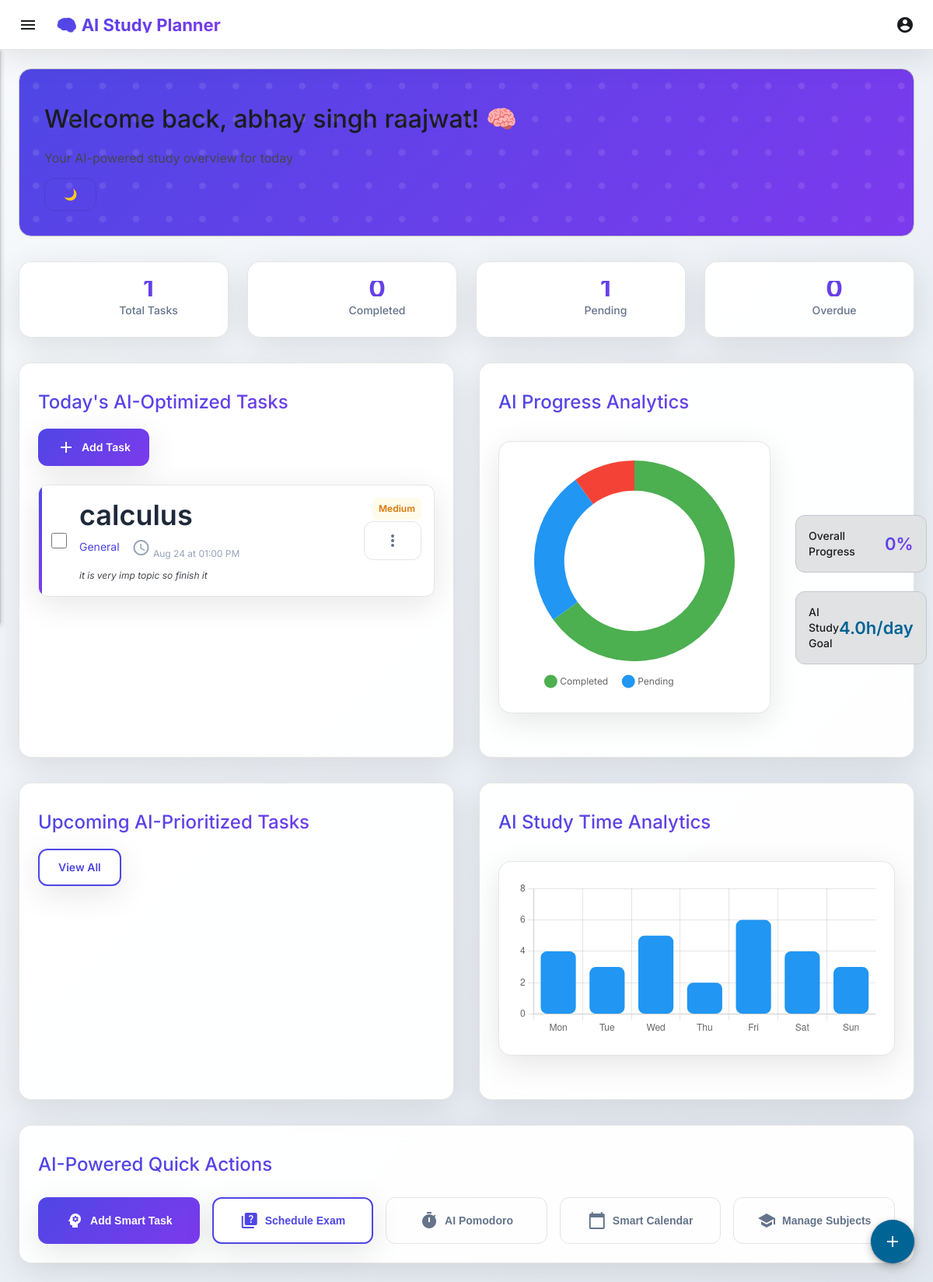
The page /dashboard (signed in) on the database its author committed.
### study_planner_flask/models.py (models this page shows)
class User(UserMixin, db.Model):
    id = db.Column(db.Integer, primary_key=True)
    name = db.Column(db.String(100), nullable=False)
    email = db.Column(db.String(120), unique=True, nullable=False)
    password_hash = db.Column(db.String(255), nullable=False)
    timezone = db.Column(db.String(50), default='UTC')
    theme = db.Column(db.String(20), default='light')  # light, dark
    notifications_enabled = db.Column(db.Boolean, default=True)
    study_goal_hours = db.Column(db.Float, default=4.0)  # hours per day
    created_at = db.Column(db.DateTime, default=datetime.utcnow)
    updated_at = db.Column(db.DateTime, default=datetime.utcnow, onupdate=datetime.utcnow)
    subjects = db.relationship('Subject', backref='user', lazy=True, cascade='all, delete-orphan')
    tasks = db.relationship('Task', backref='user', lazy=True, cascade='all, delete-orphan')
    exams = db.relationship('Exam', backref='user', lazy=True, cascade='all, delete-orphan')
    study_logs = db.relationship('StudyLog', backref='user', lazy=True, cascade='all, delete-orphan')

class Task(db.Model):
    id = db.Column(db.Integer, primary_key=True)
    user_id = db.Column(db.Integer, db.ForeignKey('user.id'), nullable=False)
    subject_id = db.Column(db.Integer, db.ForeignKey('subject.id'), nullable=False)
    title = db.Column(db.String(200), nullable=False)
    notes = db.Column(db.Text)
    due_date = db.Column(db.Date, nullable=False)
    due_time = db.Column(db.Time)
    priority = db.Column(db.String(20), default='medium')  # low, medium, high
    status = db.Column(db.String(20), default='pending')  # pending, in_progress, completed, overdue
    reminder_at = db.Column(db.DateTime)
    repeat_rule = db.Column(db.String(50))  # daily, weekly, monthly, none
    created_at = db.Column(db.DateTime, default=datetime.utcnow)
    updated_at = db.Column(db.DateTime, default=datetime.utcnow, onupdate=datetime.utcnow)
    completed_at = db.Column(db.DateTime)

class Subject(db.Model):
    id = db.Column(db.Integer, primary_key=True)
    user_id = db.Column(db.Integer, db.ForeignKey('user.id'), nullable=False)
    name = db.Column(db.String(100), nullable=False)
    color = db.Column(db.String(7), default='#2196F3')  # Hex color code
    description = db.Column(db.Text)
    created_at = db.Column(db.DateTime, default=datetime.utcnow)
    updated_at = db.Column(db.DateTime, default=datetime.utcnow, onupdate=datetime.utcnow)
    tasks = db.relationship('Task', backref='subject', lazy=True, cascade='all, delete-orphan')
    exams = db.relationship('Exam', backref='subject', lazy=True, cascade='all, delete-orphan')
    study_logs = db.relationship('StudyLog', backref='subject', lazy=True, cascade='all, delete-orphan')

### study_planner_flask/app.py (the view)
@app.route("/dashboard")
@login_required
def dashboard():
    from models import Task, Subject
    from datetime import date
    tasks = Task.query.filter_by(user_id=current_user.id).all()
    subjects = Subject.query.filter_by(user_id=current_user.id).all()
    today = date.today()
    return render_template("dashboard.html", tasks=tasks, subjects=subjects, today=today)

### study_planner_flask/app.py (called while the page is built)
def create_app():
    app = Flask(__name__)
    app.config.from_object("config.Config")
    db.init_app(app)
    login_manager = LoginManager()
    login_manager.login_view = "auth.login"
    login_manager.init_app(app)
    @login_manager.user_loader
    def load_user(user_id):
        return User.query.get(int(user_id))
    app.register_blueprint(auth_bp, url_prefix='/auth')
    app.register_blueprint(tasks_bp, url_prefix='/tasks')
    with app.app_context():
        db.create_all()
    return app

### study_planner_flask/templates/dashboard.html (shortened to what this page needs)
{% extends "base.html" %}
{% block content %}
<div class="dashboard-header">
    <div class="dashboard-header__content">
        <h1 class="dashboard-header__title">Welcome back, {{ current_user.name }}! 🧠</h1>
        <p class="dashboard-header__subtitle">Your AI-powered study overview for today</p>
    </div>
    <div class="dashboard-header__actions">
        <button class="ai-btn ai-btn--ghost" id="theme-toggle">
        </button>
    </div>
</div>
<div class="dashboard-stats">
    <div class="stat-card">
        <div class="stat-card__icon">
            <span class="material-icons">psychology</span>
        </div>
        <div class="stat-card__content">
            <div class="stat-number">{{ tasks|length }}</div>
            <div class="stat-label">Total Tasks</div>
        </div>
    </div>
    <div class="stat-card">
        <div class="stat-card__icon">
            <span class="material-icons">check_circle</span>
        </div>
        <div class="stat-card__content">
            <div class="stat-number">{{ tasks|selectattr('status', 'equalto', 'completed')|list|length }}</div>
            <div class="stat-label">Completed</div>
        </div>
    </div>
    <div class="stat-card">
        <div class="stat-card__icon">
            <span class="material-icons">schedule</span>
        </div>
        <div class="stat-card__content">
            <div class="stat-number">{{ tasks|selectattr('status', 'equalto', 'pending')|list|length }}</div>
            <div class="stat-label">Pending</div>
        </div>
    </div>
    <div class="stat-card">
        <div class="stat-card__icon">
            <span class="material-icons">warning</span>
        </div>
        <div class="stat-card__content">
            <div class="stat-number">{{ tasks|selectattr('status', 'equalto', 'overdue')|list|length }}</div>
            <div class="stat-label">Overdue</div>
        </div>
    </div>
</div>
<div class="dashboard-grid">
    <div class="ai-card">
        <div class="section-header">
            <h2 class="section-title ai-text-gradient">Today's AI-Optimized Tasks</h2>
            <a href="{{ url_for('tasks.add_task') }}" class="ai-btn ai-btn--primary">
                <span class="material-icons">add</span>
                Add Task
            </a>
        </div>
        {% if tasks %}
            <div class="task-list">
                {% for task in tasks %}
                    {% if task.due_date == today %}
                    <div class="task-item task-item--{{ task.priority }} task-item--{{ task.status }}" data-task-id="{{ task.id }}">
                        <div class="task-item__checkbox">
                            <input type="checkbox" class="task-checkbox" data-task-id="{{ task.id }}"
                                   {% if task.status == 'completed' %}checked{% endif %}>
                        </div>
                        <div class="task-item__content">
                            <h3 class="task-title">{{ task.title }}</h3>
                            <div class="task-item__meta">
                                <span class="task-subject" style="color: {{ task.subject.color if task.subject else '#4f46e5' }}">
                                    {{ task.subject.name if task.subject else 'No Subject' }}
                                </span>
                                <span class="task-due-date">
                                    <span class="material-icons">schedule</span>
                                    {{ task.due_date.strftime('%b %d') }}
                                    {% if task.due_time %}
                                        at {{ task.due_time.strftime('%I:%M %p') }}
                                    {% endif %}
                                </span>
                            </div>
                            {% if task.notes %}
                                <p class="task-item__notes">{{ task.notes }}</p>
                            {% endif %}
                        </div>
                        <div class="task-item__actions">
                            <span class="task-priority task-priority--{{ task.priority }}">
                                {{ task.priority|title }}
                            </span>
                            <div class="task-item__menu">
                                <button class="ai-btn ai-btn--ghost">
                                    <span class="material-icons">more_vert</span>
                                </button>
                            </div>
                        </div>
                    </div>
                    {% endif %}
                {% endfor %}
            </div>
        {% endif %}
    </div>
    <div class="ai-card">
        <div class="section-header">
            <h2 class="section-title ai-text-gradient">AI Progress Analytics</h2>
        </div>
        <div class="progress-overview">
            <div class="chart-container"
                 data-completed="{{ tasks|selectattr('status', 'equalto', 'completed')|list|length }}"
                 data-pending="{{ tasks|selectattr('status', 'equalto', 'pending')|list|length }}"
                 data-overdue="{{ tasks|selectattr('status', 'equalto', 'overdue')|list|length }}">
                <canvas id="progress-chart" width="300" height="300"></canvas>
            </div>
            <div class="progress-stats">
                <div class="progress-stat">
                    <div class="progress-stat__label">Overall Progress</div>
                    <div class="progress-stat__value ai-text-gradient">
                        {% set completed = tasks|selectattr('status', 'equalto', 'completed')|list|length %}
                        {% set total = tasks|length %}
                        {% if total > 0 %}
                            {{ ((completed / total) * 100)|round|int }}%
                        {% else %}
                            0%
                        {% endif %}
                    </div>
                </div>
                <div class="progress-stat">
                    <div class="progress-stat__label">AI Study Goal</div>
                    <div class="progress-stat__value">{{ current_user.study_goal_hours }}h/day</div>
                </div>
            </div>
        </div>
    </div>
</div>
<div class="dashboard-grid">
    <div class="ai-card">
        <div class="section-header">
            <h2 class="section-title ai-text-gradient">Upcoming AI-Prioritized Tasks</h2>
            <a href="{{ url_for('calendar') }}" class="ai-btn ai-btn--secondary">View All</a>
        </div>
    </div>
    <div class="ai-card">
        <div class="section-header">
            <h2 class="section-title ai-text-gradient">AI Study Time Analytics</h2>
        </div>
        <div class="chart-container">
            <canvas id="study-time-chart" width="400" height="200"></canvas>
        </div>
    </div>
</div>
<div class="ai-card">
    <h2 class="section-title ai-text-gradient">AI-Powered Quick Actions</h2>
    <div class="quick-actions__grid">
        <button class="ai-btn ai-btn--primary" data-action="add-task">
            <span class="material-icons">psychology</span>
            <span>Add Smart Task</span>
        </button>
        <button class="ai-btn ai-btn--secondary" data-action="add-exam">
            <span class="material-icons">quiz</span>
            <span>Schedule Exam</span>
        </button>
        <button class="ai-btn ai-btn--ghost" data-action="start-pomodoro">
            <span class="material-icons">timer</span>
            <span>AI Pomodoro</span>
        </button>
        <button class="ai-btn ai-btn--ghost" data-action="view-calendar">
            <span class="material-icons">calendar_today</span>
            <span>Smart Calendar</span>
        </button>
        <button class="ai-btn ai-btn--ghost" data-action="manage-subjects">
            <span class="material-icons">school</span>
            <span>Manage Subjects</span>
        </button>
    </div>
</div>
{% endblock %}
{% block extra_js %}
<script>
    // AI Dashboard-specific JavaScript
    document.addEventListener('DOMContentLoaded', function() {
        console.log('Dashboard loaded - setting up quick actions...');
        // Ensure quick actions are set up
        if (typeof setupQuickActions === 'function') {
            setupQuickActions();
        } else {
            console.error('setupQuickActions function not found!');
        }
        // Initialize AI-themed charts
        if (typeof StudyPlannerCharts !== 'undefined') {
            // Progress chart data
            const progressChartElement = document.querySelector('.progress-chart');
            const progressData = {
                completed: parseInt(progressChartElement.dataset.completed) || 0,
                pending: parseInt(progressChartElement.dataset.pending) || 0,
                overdue: parseInt(progressChartElement.dataset.overdue) || 0
            };
            // Study time chart data (mock data for now)
            const studyTimeData = {
                days: ['Mon', 'Tue', 'Wed', 'Thu', 'Fri', 'Sat', 'Sun'],
                hours: [4, 3, 5, 2, 6, 4, 3]
            };
            // Create AI-themed charts
            const progressChart = StudyPlannerCharts.createTaskCompletionChart(
                document.getElementById('progress-chart'),
                progressData
            );
            const studyTimeChart = StudyPlannerCharts.createWeeklyTrendChart(
                document.getElementById('study-time-chart'),
                studyTimeData
            );
        }
        // Add AI-themed animations
        document.querySelectorAll('.stat-card').forEach((card, index) => {
            card.style.animationDelay = `${index * 0.1}s`;
            card.classList.add('fade-in-up');
        });
        document.querySelectorAll('.task-item').forEach((item, index) => {
            item.style.animationDelay = `${index * 0.05}s`;
            item.classList.add('fade-in-up');
        });
    });
</script>
{% endblock %}

### study_planner_flask/templates/base.html (shortened to what this page needs)
<!DOCTYPE html>
<html lang="en" data-theme="{{ current_user.theme if current_user.is_authenticated else 'light' }}">
<head>
    <link href="https://cdn.jsdelivr.net/npm/fullcalendar@6.1.8/index.global.min.css" rel="stylesheet">
    <link rel="stylesheet" href="{{ url_for('static', filename='css/style.css') }}">
    <link rel="stylesheet" href="{{ url_for('static', filename='css/ai-theme.css') }}">
</head>
<body>
    <header class="top-app-bar" role="banner">
        <div class="top-app-bar__container">
            <div class="top-app-bar__section top-app-bar__section--start">
                <button class="material-icons top-app-bar__navigation-icon" id="menu-toggle">
                </button>
                <span class="top-app-bar__title">
                    <a href="{{ url_for('index') }}" class="logo-link">
                        🧠 AI Study Planner
                    </a>
                </span>
            </div>
            <div class="top-app-bar__section top-app-bar__section--end">
                {% if current_user.is_authenticated %}
                    <div class="user-menu" x-data="{ open: false }">
                        <button class="material-icons user-avatar" @click="open = !open">
                        </button>
                    </div>
                {% else %}
                    <a href="{{ url_for('auth.login') }}" class="btn btn--text">Sign In</a>
                    <a href="{{ url_for('auth.register') }}" class="btn btn--filled">Sign Up</a>
                {% endif %}
            </div>
        </div>
    </header>
    <main class="main-content" id="main-content">
        {% block content %}{% endblock %}
    </main>
    {% if current_user.is_authenticated %}
    <button class="fab fab--primary" id="fab" aria-label="Add new item">
        <span class="material-icons">add</span>
    </button>
    {% endif %}
    {% block extra_js %}{% endblock %}
</body>
</html>

### rows shown on the page
User: name "abhay singh raajwat", study_goal_hours "4.0"
Task: title "calculus", subject "General", due_date "Aug 24", due_time "01:00 PM", notes "it is very imp topic so finish it", priority "Medium"

### other values the page prints
{{ tasks|length }} "1"
{{ tasks|selectattr('status', 'equalto', 'completed')|list|length }} "0"
{{ tasks|selectattr('status', 'equalto', 'pending')|list|length }} "1"
{{ tasks|selectattr('status', 'equalto', 'overdue')|list|length }} "0"
{{ ((completed / total) * 100)|round|int }} "0"
